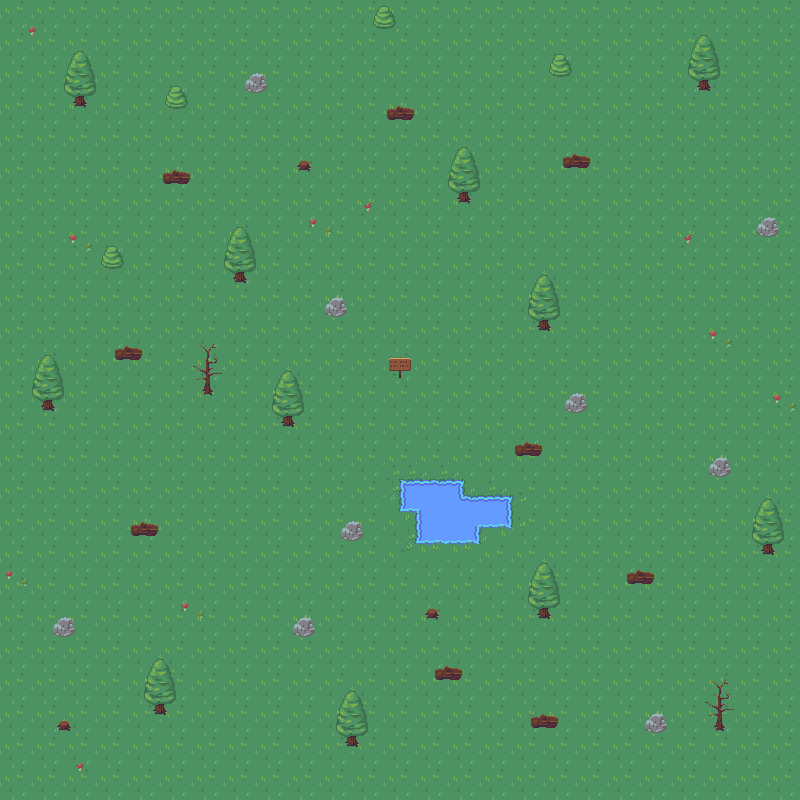

Tiled map render using the project's own tile images. Description and the map definition, with tile-layer contents summarised, below:
An orthogonal 50x50 tile map with 16x16 px tiles, 4 tile layers (background, decoration, calque vide, treeleaves), 2 tilesets and 69 objects (46x collision, 15x item, 6x rock, playerspawn, map).

<map version="1.5" tiledversion="1.7.2" orientation="orthogonal" renderorder="right-down" width="50" height="50" tilewidth="16" tileheight="16" infinite="0" nextlayerid="6" nextobjectid="91">
 <tileset firstgid="1" source="tilesets_xml/natureset.tsx" />
 <tileset firstgid="721" source="tilesets_xml/automnset.tsx" />
 <layer id="1" name="background" width="50" height="50">
  <data>[2500 cells, 2500 non-empty, 35 distinct tile ids]</data>
 </layer>
 <layer id="2" name="decoration" width="50" height="50">
  <data>[2500 cells, 172 non-empty, 34 distinct tile ids]</data>
 </layer>
 <layer id="5" name="calque vide" width="50" height="50">
  <data>[2500 cells, 0 non-empty, 0 distinct tile ids]</data>
 </layer>
 <layer id="4" name="treeleaves" width="50" height="50">
  <data>[2500 cells, 76 non-empty, 12 distinct tile ids]</data>
 </layer>
 <objectgroup id="3" name="objects">
  <object id="1" name="playerspawn" x="399.333" y="430">
   <point />
  </object>
  <object id="2" name="dictionary" type="item" x="160.682" y="687.682">
   <point />
  </object>
  <object id="3" name="apple" type="item" x="253.5" y="294.5">
   <point />
  </object>
  <object id="4" name="coin" type="item" x="587" y="287.5">
   <point />
  </object>
  <object id="5" name="coin" type="item" x="639.5" y="714">
   <point />
  </object>
  <object id="6" name="coin" type="item" x="153" y="474.5">
   <point />
  </object>
  <object id="7" name="coin" type="item" x="122.5" y="124.5">
   <point />
  </object>
  <object id="8" name="coin" type="item" x="302.5" y="90">
   <point />
  </object>
  <object id="9" name="coin" type="item" x="744" y="170">
   <point />
  </object>
  <object id="10" name="coin" type="item" x="239" y="252.5">
   <point />
  </object>
  <object id="12" type="collision" x="-0.333333" y="0" width="16.6667" height="799.667" />
  <object id="13" type="collision" x="0" y="784" width="799.5" height="15.5" />
  <object id="14" type="collision" x="783.5" y="0" width="16.5" height="800" />
  <object id="15" type="collision" x="15" y="0" width="783.5" height="15.5" />
  <object id="18" type="collision" x="166" y="85.5" width="20.5" height="23" />
  <object id="19" type="collision" x="163" y="173.25" width="26" height="10.25" />
  <object id="20" type="collision" x="244.75" y="74.5" width="22.5" height="19" />
  <object id="21" type="collision" x="298.5" y="162" width="11.5" height="8.25" />
  <object id="22" type="collision" x="387.5" y="108.25" width="26.25" height="12.25" />
  <object id="24" type="collision" x="458" y="191.5" width="12.5" height="10.75" />
  <object id="26" type="collision" x="74" y="94.75" width="11.25" height="12.25" />
  <object id="30" type="collision" x="41.75" y="398.375" width="11.25" height="12.25" />
  <object id="32" type="collision" x="201.25" y="382.958" width="11.25" height="19.7917" />
  <object id="34" type="collision" x="282" y="414.625" width="11.25" height="12.25" />
  <object id="36" type="collision" x="537.5" y="318.375" width="11.25" height="12.25" />
  <object id="38" type="collision" x="698.5" y="77.875" width="11.25" height="12.25" />
  <object id="40" type="collision" x="761.5" y="542.375" width="11.25" height="12.25" />
  <object id="42" type="collision" x="538" y="606.375" width="11.25" height="12.25" />
  <object id="44" type="collision" x="153.136" y="702.875" width="11.25" height="12.25" />
  <object id="46" type="collision" x="345.167" y="735.875" width="11.25" height="12.25" />
  <object id="48" type="collision" x="233.25" y="271.125" width="11.25" height="12.25" />
  <object id="50" type="collision" x="713.125" y="716.534" width="11.25" height="19.1818" />
  <object id="51" type="collision" x="100.333" y="245" width="23.6667" height="22.3333" />
  <object id="52" type="collision" x="114" y="344.667" width="27.6667" height="16.6667" />
  <object id="53" type="collision" x="129.667" y="522.333" width="28.3333" height="14.6667" />
  <object id="54" type="collision" x="53.3333" y="617.333" width="20.6667" height="19.3333" />
  <object id="55" type="collision" x="56.6667" y="720.167" width="14.3333" height="10.8333" />
  <object id="56" type="collision" x="325.333" y="300" width="20.6667" height="17.3333" />
  <object id="57" type="collision" x="341.333" y="520.667" width="22" height="20" />
  <object id="58" type="collision" x="293" y="617" width="21.6667" height="20.6667" />
  <object id="59" type="collision" x="530.333" y="715.333" width="27.6667" height="13" />
  <object id="60" type="collision" x="434.333" y="667" width="28.6667" height="13" />
  <object id="61" type="collision" x="425.667" y="608.333" width="12.3333" height="10" />
  <object id="62" type="collision" x="515.667" y="443" width="27" height="14" />
  <object id="63" type="collision" x="387.667" y="357.333" width="23.6667" height="22" />
  <object id="64" type="collision" x="549" y="54" width="21" height="22.3333" />
  <object id="65" type="collision" x="561.667" y="156" width="28" height="13" />
  <object id="66" type="collision" x="563" y="392.667" width="24.3333" height="21.3333" />
  <object id="67" type="collision" x="625.333" y="571.667" width="28.3333" height="13.3333" />
  <object id="68" type="collision" x="645" y="712.333" width="21.6667" height="22" />
  <object id="69" type="collision" x="709" y="457.667" width="21" height="19.6667" />
  <object id="70" type="collision" x="755.667" y="216.667" width="22.6667" height="21" />
  <object id="71" type="collision" x="400" y="480.667" width="63" height="29.6667" />
  <object id="72" type="collision" x="416.333" y="511.333" width="63.6667" height="31.6667" />
  <object id="73" type="collision" x="463.333" y="495.667" width="48" height="31.3333" />
  <object id="75" type="collision" x="372" y="15" width="25.6667" height="15" />
  <object id="78" name="rock" x="738" y="344.5">
   <point />
  </object>
  <object id="79" name="apple" type="item" x="216" y="312">
   <point />
  </object>
  <object id="80" name="apple" type="item" x="71" y="141">
   <point />
  </object>
  <object id="81" name="apple" type="item" x="524" y="349">
   <point />
  </object>
  <object id="82" name="apple" type="item" x="349" y="762">
   <point />
  </object>
  <object id="83" name="apple" type="item" x="529" y="650">
   <point />
  </object>
  <object id="84" name="apple" type="item" x="133" y="769">
   <point />
  </object>
  <object id="85" name="rock" x="620" y="488">
   <point />
  </object>
  <object id="86" name="rock" x="236" y="568">
   <point />
  </object>
  <object id="87" name="rock" x="462" y="721">
   <point />
  </object>
  <object id="88" name="rock" x="448" y="298">
   <point />
  </object>
  <object id="89" name="rock" x="487" y="64">
   <point />
  </object>
  <object id="90" name="map" x="463.818" y="188.545">
   <point />
  </object>
 </objectgroup>
</map>
